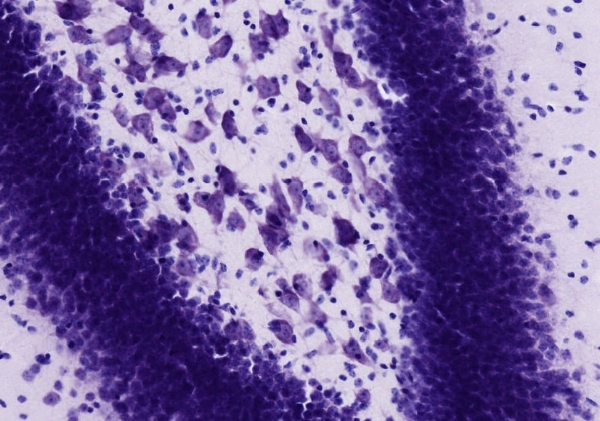
#> input picture datasets/extra/Nissl/NisslStain1.jpg, 600 x 421 px; its folder holds only this picture in this run
$ python -i functional.py   (imports and definitions only)   (older library calls are emulated)
#> lines starting #> are read from the running program, lines starting #| are printed output that depends on the picture
import cv2

# [2 lines not run here, left out]
import numpy as np
import math
import os
import sys
from scipy.ndimage.filters import gaussian_filter
from scipy import ndimage
from functools import wraps
from concurrent.futures import ThreadPoolExecutor
from copy import deepcopy
from sklearn.decomposition import NMF
import warnings
import tensorflow as tf


def vflip(img):
    return cv2.flip(img, 0)


def hflip(img):
    return cv2.flip(img, 1)


def random_flip(img, code):
    return cv2.flip(img, code)


def transpose(img):
    return img.transpose(1, 0, 2) if len(img.shape) > 2 else img.transpose(1, 0)


def rot90(img, factor):
    img = np.rot90(img, factor)
    return np.ascontiguousarray(img)


# [60 lines left out: functions rotate, shift_scale_rotate, center_crop, not called in this run]


def clip(img, dtype, maxval):
    return np.clip(img, 0, maxval).astype(dtype)


def clipped(func):
    # [4 lines left out: function wrapped_function, not called in this run]

    return wrapped_function


def _assert_uint8_image(img):
    assert img.ndim == 3 and img.shape[-1] == 3 and img.dtype.type is np.uint8


# [4 lines left out: function rgb_to_density, not called in this run]


def density_to_rgb(x):
    return np.clip(255 * np.exp(-x), 0, 255).astype(np.uint8)


def rgb_to_lab(x):
    _assert_uint8_image(x)
    return cv2.cvtColor(x, cv2.COLOR_RGB2LAB)


# [162 lines left out: functions stains_to_rgb, extract_stains, augment_stains, he_staining, hbs_adjust, shift_hsv and 2 more, not called in this run]


def blur(img, ksize):
    return cv2.blur(img, (ksize, ksize))


def median_blur(img, ksize):
    return cv2.medianBlur(img, ksize)


# [12 lines left out: function motion_blur, not called in this run]


def random_polosa(img):
    gray = cv2.cvtColor(img, cv2.COLOR_RGB2GRAY)
    if np.mean(gray) < 100:
        empty = np.zeros(img.shape[:2], dtype=np.uint8)
        xs, ys = (
            np.random.randint(0, empty.shape[1]),
            np.random.randint(0, empty.shape[0]),
        )
        xe, ye = (
            np.random.randint(0, empty.shape[1]),
            np.random.randint(0, empty.shape[0]),
        )
        factor = np.random.randint(1, 10) / 3.0
        cv2.line(
            empty,
            (xs, ys),
            (xe, ye),
            np.max(gray) / factor,
            thickness=np.random.randint(10, 100),
        )
        empty = cv2.blur(empty, (5, 5))
        empty = empty | gray
        return cv2.cvtColor(empty, cv2.COLOR_GRAY2RGB)
    return img


# [143 lines left out: functions distort1, distort2, elastic_transform_fast, not called in this run]


#################################################


def _get_global_rng():
    return np.random.random.__self__


# [237 lines left out: functions _flatten_axis, _from_flat_sub_array, _validate_rng, _to_flat_sub_array, abspath, _zoom_and_transform_cpu and 2 more, not called in this run]


def invert(img):
    return 255 - img


# [51 lines left out: functions channel_shuffle, gauss_noise, salt_pepper_noise, poisson_noise, speckle_noise, not called in this run]


@clipped
def random_brightness(img, alpha):
    return alpha * img


# [68 lines left out: functions random_contrast, to_three_channel_gray, to_gray, add_channel, fix_mask, img_to_tensor and 1 more, not called in this run]

>>> import cv2
>>> picture = cv2.cvtColor(cv2.imread('../../datasets/extra/Nissl/NisslStain1.jpg'), cv2.COLOR_BGR2RGB)
>>> result = random_polosa(picture)
#> in random_polosa, `gray = cv2.cvtColor(img, cv2.COLOR_RGB2GRAY)`:
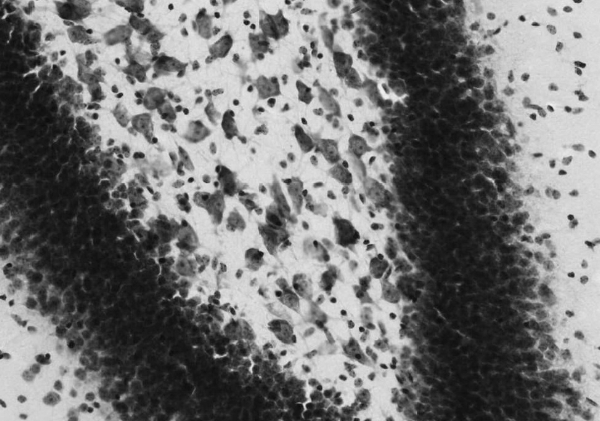
#> gray: shape (421, 600); min 12, max 241, mean 116.2

$ run again, on datasets/extra/Nissl/NisslStain3.jpg
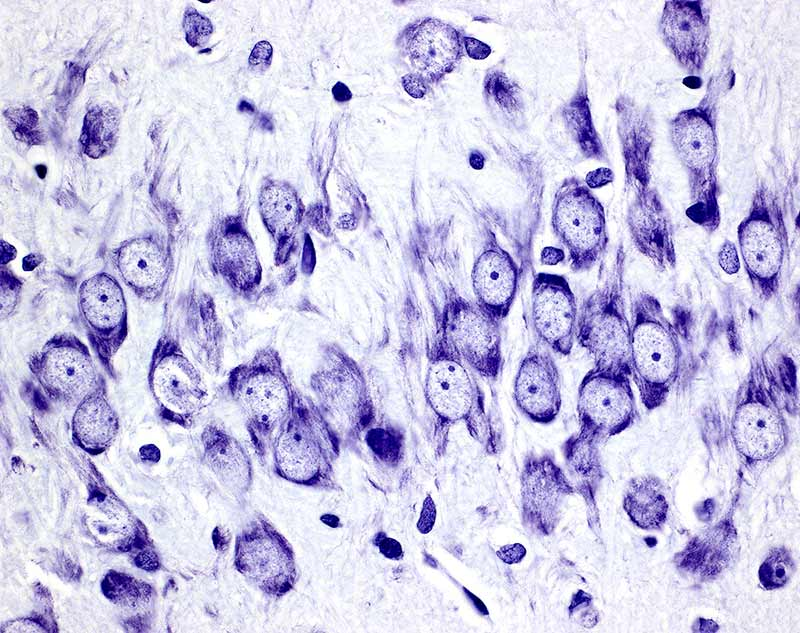
#> input picture datasets/extra/Nissl/NisslStain3.jpg, 800 x 633 px
#> in random_polosa, `gray = cv2.cvtColor(img, cv2.COLOR_RGB2GRAY)`:
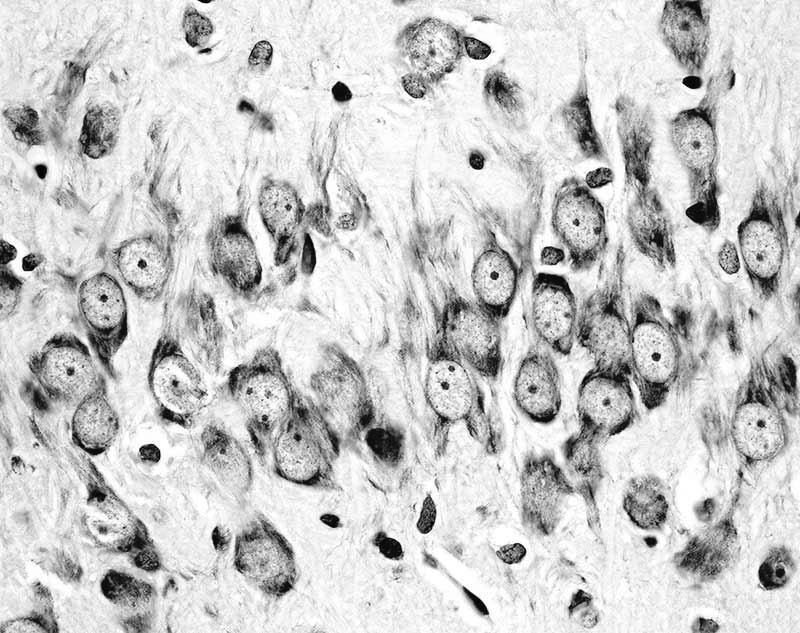
#> gray: shape (633, 800); min 2, max 255, mean 202.1

$ run again, on datasets/extra/Nissl/NisslStain5.jpg
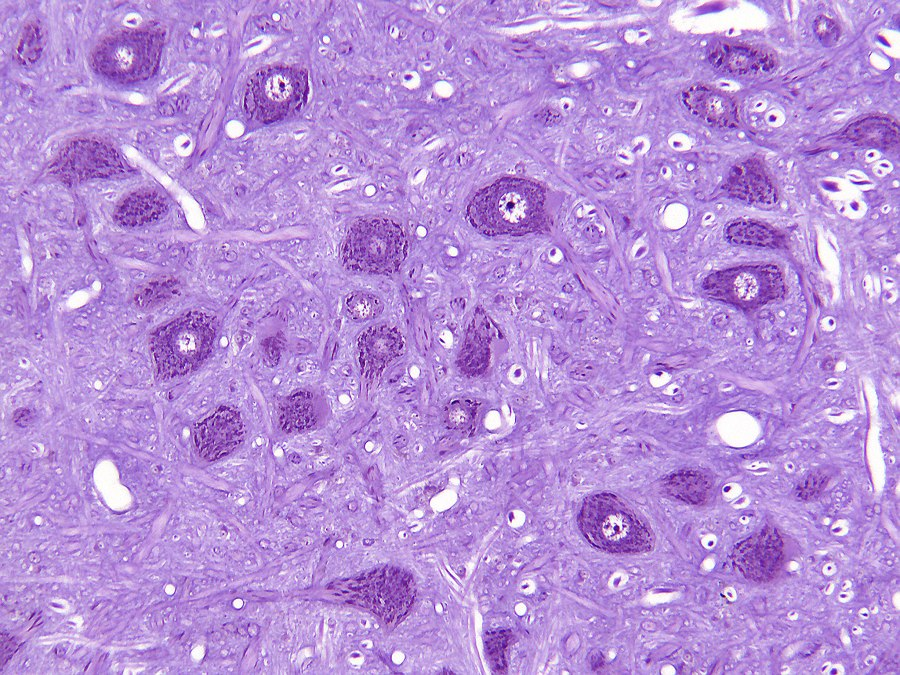
#> input picture datasets/extra/Nissl/NisslStain5.jpg, 900 x 675 px
#> in random_polosa, `gray = cv2.cvtColor(img, cv2.COLOR_RGB2GRAY)`:
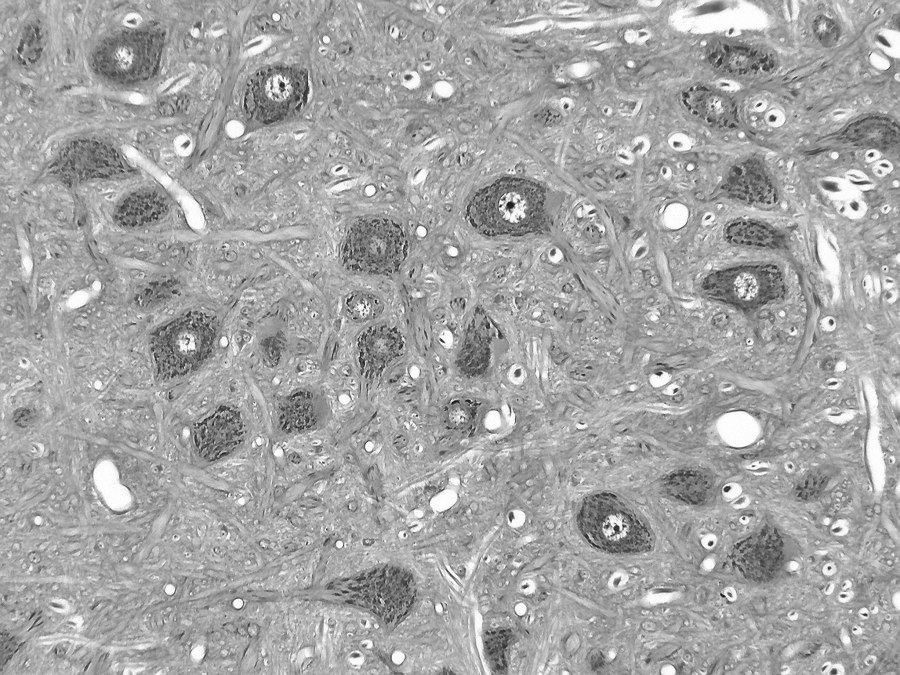
#> gray: shape (675, 900); min 20, max 255, mean 164.8

$ run again, on datasets/extra/Nissl/NisslStain6.jpg
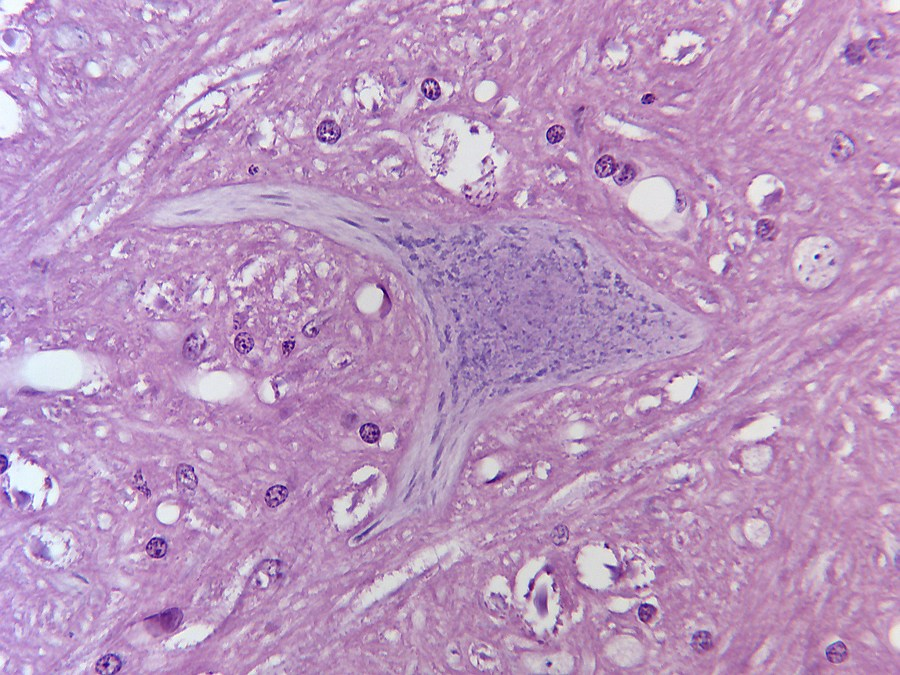
#> input picture datasets/extra/Nissl/NisslStain6.jpg, 900 x 675 px
#> in random_polosa, `gray = cv2.cvtColor(img, cv2.COLOR_RGB2GRAY)`:
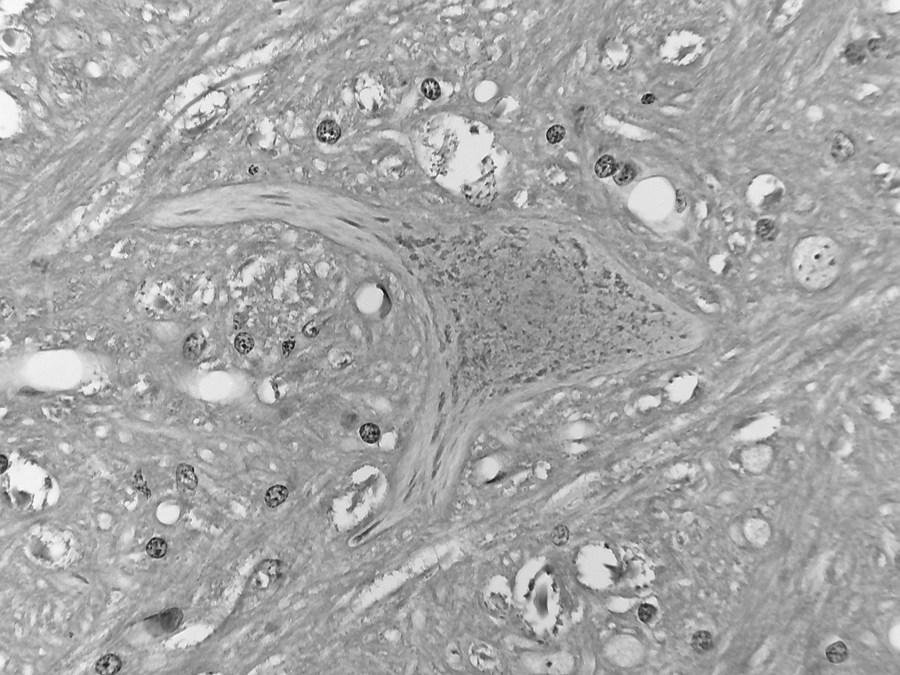
#> gray: shape (675, 900); min 13, max 254, mean 166
